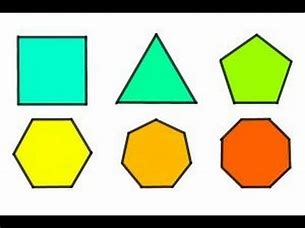
#> input picture shapes4.jpg, 305 x 228 px, found by its file name
$ python shapes_in_open_cv.py
#> lines starting #> are read from the running program, lines starting #| are printed output that depends on the picture; after the words box and inside, x2 and y2 are one past the last pixel; in counts of white or black regions, pixels touching at a corner belong together
import cv2 as cv
import numpy as np
from matplotlib import pyplot as plt
path='resources/shapes4.jpg'

def getContours(img):
    contours,_=cv.findContours(img,cv.RETR_EXTERNAL,cv.CHAIN_APPROX_NONE)
    for cnt in contours:
        area=cv.contourArea(cnt)
        #print(area)

        if area>500:
            cv.drawContours(imgcopy,cnt,-1,(255,0,0),1)
            peri=cv.arcLength(cnt,True)
            #print(peri)
            approx=cv.approxPolyDP(cnt,0.02*peri,True)
            #print(len(approx))
            k=len(approx)
            x,y,w,h=cv.boundingRect(approx)
            cv.rectangle(imgcopy,(x,y),(x+w,y+h),(0,0,0),1)
            if k==3:
                text='triangle'
            elif k==5:
                text='pentagon'
            elif k==6:
                text='hexagon'
            elif k==10:
                text='star'
            elif k==7:
                text='heptagon'
            elif k==8:
                text='octagon'
            elif k==4:
                if w/h>=0.95 and w/h<=1.05:
                    text='square'
                else:
                    text='rectangle'
            else:
                text='circle'
            cv.putText(imgcopy,text,(x+w//2 -25 , y+h//2 +5 ),cv.FONT_HERSHEY_SIMPLEX,0.5,(0,0,0),2)


img=cv.imread(path)
#> img is the input picture: shape (228, 305, 3); mean B, G, R 159.2, 202.3, 184.9
gray=cv.imread(path,0)
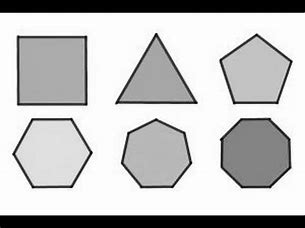
#> gray: shape (228, 305); min 0, max 255, mean 192.1
imgcopy=np.copy(img)
blur=cv.GaussianBlur(gray,(7,7),1)
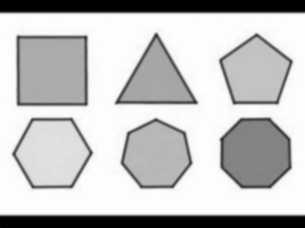
#> blur: shape (228, 305); min 0, max 255, mean 192.1
canny=cv.Canny(blur,50,50)
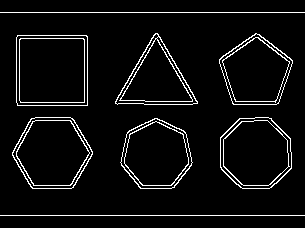
#> canny: shape (228, 305); 5.4% white in thin lines or dots, all inside (x1, y1, x2, y2) = (0, 12, 305, 216)
blank=np.zeros_like(img)

getContours(canny)
#> in getContours, `contours,_=cv.findContours(img,cv.RETR_EXTERNAL,cv.CHAIN_APPROX_NONE)`: contours = 8 contours, 2 with area under 20; largest, box (x1, y1, x2, y2) and area: (16, 35, 88, 106) 4966, (12, 117, 93, 189) 4338, (220, 117, 292, 189) 4158, (120, 118, 193, 189) 3778, (219, 33, 293, 105) 3674, (115, 33, 198, 105) 3094
#> the loop in getContours, `for cnt in contours:` made 8 passes
#> (area, peri, approx, k, x, y, w, h) on passes 5, 7: (4965.5, 280.2, [[17, 35], [17, 105], [87, 105], [87, 36]], 4, 17, 35, 71, 71), (3094, 258.8, [[115, 101], [197, 103], [157, 33]], 3, 115, 33, 83, 71)
#> (area, peri, k, x, y, w, h, text) on passes 2, 3, 4, 6: (3778.5, 236.6, 7, 120, 118, 73, 71, 'heptagon'), (4158.5, 236.6, 8, 220, 118, 72, 71, 'octagon'), (4337.5, 254.6, 6, 12, 118, 81, 70, 'hexagon'), (3674, 240, 5, 219, 34, 74, 71, 'pentagon')
#> after the loop in getContours, `for cnt in contours:`:
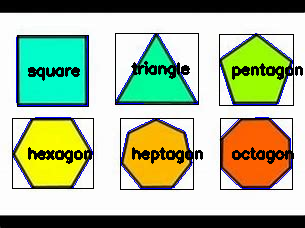
#> imgcopy: shape (228, 305, 3); 7.99% of pixels changed, all inside (x1, y1, x2, y2) = (12, 33, 303, 190)

titles=['img','gray','blur','canny','blank','copy']
images=[img,gray,blur,canny,blank,imgcopy]
for i in range(6):
    plt.subplot(2,3,i+1)
    plt.imshow(images[i],'gray'),plt.title(titles[i])
    plt.xticks([]),plt.yticks([])
plt.show()
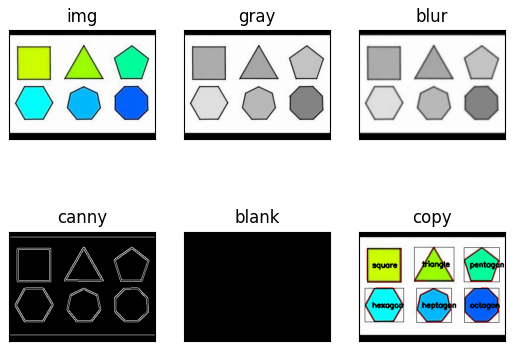
#> figure drawn by matplotlib, 6 panels; B, G, R data is drawn as R, G, B

cv.waitKey(0)
cv.destroyAllWindows()
